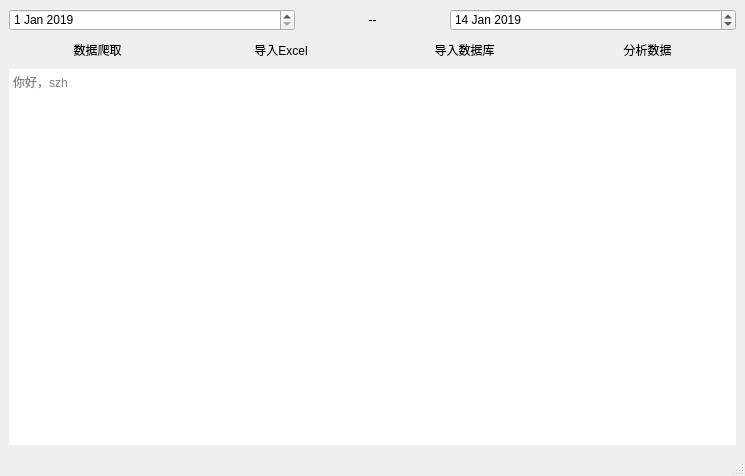
<?xml version="1.0" encoding="UTF-8"?>
<ui version="4.0">
 <class>MainWindow</class>
 <widget class="QMainWindow" name="MainWindow">
  <property name="geometry">
   <rect>
    <x>0</x>
    <y>0</y>
    <width>745</width>
    <height>476</height>
   </rect>
  </property>
  <property name="windowTitle">
   <string>MainWindow</string>
  </property>
  <property name="styleSheet">
   <string notr="true">*:hover{	
	font-family:微软雅黑;
	font-size:16px;
	color: #1d649c;
}</string>
  </property>
  <property name="unifiedTitleAndToolBarOnMac">
   <bool>false</bool>
  </property>
  <widget class="QWidget" name="centralwidget">
   <layout class="QVBoxLayout" name="verticalLayout">
    <item>
     <layout class="QHBoxLayout" name="horizontalLayout">
      <property name="leftMargin">
       <number>0</number>
      </property>
      <property name="rightMargin">
       <number>0</number>
      </property>
      <item>
       <widget class="QDateEdit" name="startDateEdit">
        <property name="sizePolicy">
         <sizepolicy hsizetype="Minimum" vsizetype="Fixed">
          <horstretch>2</horstretch>
          <verstretch>0</verstretch>
         </sizepolicy>
        </property>
        <property name="dateTime">
         <datetime>
          <hour>0</hour>
          <minute>0</minute>
          <second>10</second>
          <year>2019</year>
          <month>1</month>
          <day>1</day>
         </datetime>
        </property>
       </widget>
      </item>
      <item>
       <widget class="QLabel" name="label">
        <property name="sizePolicy">
         <sizepolicy hsizetype="Minimum" vsizetype="Preferred">
          <horstretch>1</horstretch>
          <verstretch>0</verstretch>
         </sizepolicy>
        </property>
        <property name="frameShape">
         <enum>QFrame::NoFrame</enum>
        </property>
        <property name="text">
         <string>--</string>
        </property>
        <property name="alignment">
         <set>Qt::AlignCenter</set>
        </property>
       </widget>
      </item>
      <item>
       <widget class="QDateEdit" name="endDateEdit">
        <property name="sizePolicy">
         <sizepolicy hsizetype="Minimum" vsizetype="Fixed">
          <horstretch>2</horstretch>
          <verstretch>0</verstretch>
         </sizepolicy>
        </property>
        <property name="dateTime">
         <datetime>
          <hour>0</hour>
          <minute>0</minute>
          <second>0</second>
          <year>2019</year>
          <month>1</month>
          <day>14</day>
         </datetime>
        </property>
       </widget>
      </item>
     </layout>
    </item>
    <item>
     <layout class="QHBoxLayout" name="horizontalLayout_2">
      <item>
       <widget class="QPushButton" name="crawl">
        <property name="sizePolicy">
         <sizepolicy hsizetype="Minimum" vsizetype="Fixed">
          <horstretch>0</horstretch>
          <verstretch>0</verstretch>
         </sizepolicy>
        </property>
        <property name="text">
         <string>数据爬取</string>
        </property>
        <property name="flat">
         <bool>true</bool>
        </property>
        <property name="myclass" stdset="0">
         <string>bar2btn</string>
        </property>
       </widget>
      </item>
      <item>
       <widget class="QPushButton" name="exportToExcel">
        <property name="text">
         <string>导入Excel</string>
        </property>
        <property name="flat">
         <bool>true</bool>
        </property>
        <property name="myclass" stdset="0">
         <string>bar2btn</string>
        </property>
       </widget>
      </item>
      <item>
       <widget class="QPushButton" name="exportToDB">
        <property name="text">
         <string>导入数据库</string>
        </property>
        <property name="flat">
         <bool>true</bool>
        </property>
        <property name="myclass" stdset="0">
         <string>bar2btn</string>
        </property>
       </widget>
      </item>
      <item>
       <widget class="QPushButton" name="analyze">
        <property name="text">
         <string>分析数据</string>
        </property>
        <property name="flat">
         <bool>true</bool>
        </property>
        <property name="myclass" stdset="0">
         <string>bar2btn</string>
        </property>
       </widget>
      </item>
     </layout>
    </item>
    <item>
     <widget class="QTextEdit" name="textBrowser">
      <property name="frameShape">
       <enum>QFrame::NoFrame</enum>
      </property>
      <property name="frameShadow">
       <enum>QFrame::Plain</enum>
      </property>
      <property name="acceptRichText">
       <bool>true</bool>
      </property>
      <property name="placeholderText">
       <string>你好，szh</string>
      </property>
     </widget>
    </item>
   </layout>
  </widget>
  <widget class="QMenuBar" name="menubar">
   <property name="geometry">
    <rect>
     <x>0</x>
     <y>0</y>
     <width>745</width>
     <height>22</height>
    </rect>
   </property>
  </widget>
  <widget class="QStatusBar" name="statusbar"/>
 </widget>
 <resources/>
 <connections/>
</ui>
